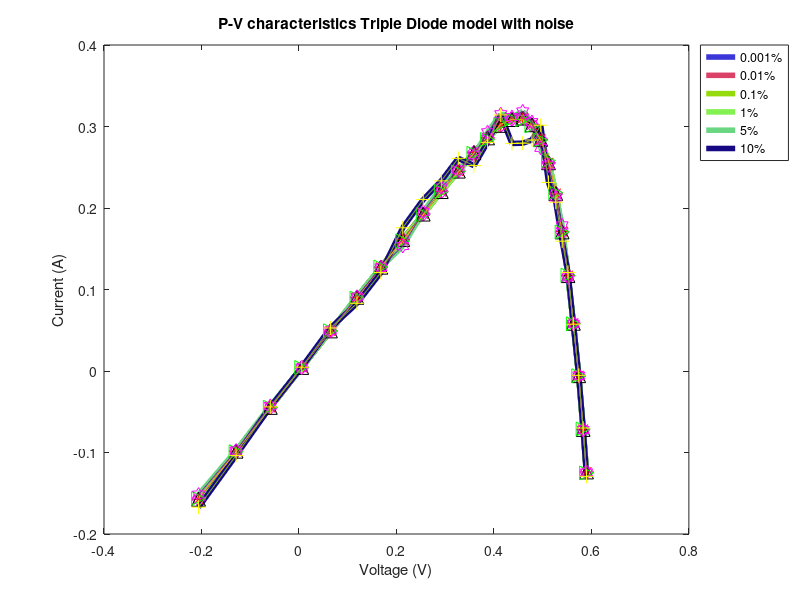

MATLAB code for this plot:

p1=[...
-2.06E-01	7.64E-01	7.64E-01	7.64E-01	7.64E-01	7.64E-01	7.64E-01	7.58E-01	7.58E-01	7.36E-01	7.36E-01	8.11E-01	8.11E-01
-1.29E-01	7.62E-01	7.62E-01	7.62E-01	7.62E-01	7.63E-01	7.63E-01	7.67E-01	7.67E-01	7.57E-01	7.57E-01	8.03E-01	8.03E-01
-5.88E-02	7.61E-01	7.61E-01	7.61E-01	7.61E-01	7.60E-01	7.60E-01	7.56E-01	7.56E-01	7.28E-01	7.28E-01	7.49E-01	7.49E-01
5.70E-03	7.61E-01	7.61E-01	7.61E-01	7.61E-01	7.60E-01	7.60E-01	7.58E-01	7.58E-01	7.34E-01	7.34E-01	8.24E-01	8.24E-01
6.46E-02	7.60E-01	7.60E-01	7.60E-01	7.60E-01	7.61E-01	7.61E-01	7.65E-01	7.65E-01	7.66E-01	7.66E-01	8.17E-01	8.17E-01
1.19E-01	7.59E-01	7.59E-01	7.59E-01	7.59E-01	7.60E-01	7.60E-01	7.52E-01	7.52E-01	7.66E-01	7.66E-01	6.98E-01	6.98E-01
1.68E-01	7.57E-01	7.57E-01	7.57E-01	7.57E-01	7.58E-01	7.58E-01	7.59E-01	7.59E-01	7.57E-01	7.57E-01	7.19E-01	7.19E-01
2.13E-01	7.57E-01	7.57E-01	7.57E-01	7.57E-01	7.57E-01	7.57E-01	7.50E-01	7.50E-01	7.20E-01	7.20E-01	8.25E-01	8.25E-01
2.55E-01	7.56E-01	7.56E-01	7.55E-01	7.55E-01	7.55E-01	7.55E-01	7.52E-01	7.52E-01	7.66E-01	7.66E-01	8.25E-01	8.25E-01
2.92E-01	7.54E-01	7.54E-01	7.54E-01	7.54E-01	7.54E-01	7.54E-01	7.55E-01	7.55E-01	7.71E-01	7.71E-01	7.99E-01	7.99E-01
3.27E-01	7.50E-01	7.50E-01	7.51E-01	7.51E-01	7.50E-01	7.50E-01	7.47E-01	7.47E-01	7.55E-01	7.55E-01	7.98E-01	7.98E-01
3.59E-01	7.47E-01	7.47E-01	7.47E-01	7.47E-01	7.46E-01	7.46E-01	7.44E-01	7.44E-01	7.37E-01	7.37E-01	7.02E-01	7.02E-01
3.87E-01	7.39E-01	7.39E-01	7.39E-01	7.39E-01	7.39E-01	7.39E-01	7.34E-01	7.34E-01	7.57E-01	7.57E-01	7.25E-01	7.25E-01
4.14E-01	7.28E-01	7.28E-01	7.28E-01	7.28E-01	7.28E-01	7.28E-01	7.31E-01	7.31E-01	7.61E-01	7.61E-01	7.59E-01	7.59E-01
4.37E-01	7.07E-01	7.07E-01	7.07E-01	7.07E-01	7.06E-01	7.06E-01	7.07E-01	7.07E-01	7.13E-01	7.13E-01	6.39E-01	6.39E-01
4.59E-01	6.76E-01	6.76E-01	6.76E-01	6.76E-01	6.76E-01	6.76E-01	6.72E-01	6.72E-01	6.94E-01	6.94E-01	6.09E-01	6.09E-01
4.78E-01	6.32E-01	6.32E-01	6.32E-01	6.32E-01	6.32E-01	6.32E-01	6.29E-01	6.29E-01	6.39E-01	6.39E-01	5.93E-01	5.93E-01
4.96E-01	5.73E-01	5.73E-01	5.73E-01	5.73E-01	5.73E-01	5.73E-01	5.71E-01	5.71E-01	5.52E-01	5.52E-01	6.08E-01	6.08E-01
5.12E-01	4.99E-01	4.99E-01	4.99E-01	4.99E-01	4.99E-01	4.99E-01	5.04E-01	5.04E-01	4.93E-01	4.93E-01	4.52E-01	4.52E-01
5.27E-01	4.13E-01	4.13E-01	4.13E-01	4.13E-01	4.13E-01	4.13E-01	4.15E-01	4.15E-01	4.04E-01	4.04E-01	3.93E-01	3.93E-01
5.40E-01	3.17E-01	3.17E-01	3.16E-01	3.16E-01	3.16E-01	3.16E-01	3.16E-01	3.16E-01	3.31E-01	3.31E-01	2.95E-01	2.95E-01
5.52E-01	2.12E-01	2.12E-01	2.12E-01	2.12E-01	2.12E-01	2.12E-01	2.13E-01	2.13E-01	2.08E-01	2.08E-01	2.19E-01	2.19E-01
5.63E-01	1.04E-01	1.04E-01	1.04E-01	1.04E-01	1.04E-01	1.04E-01	1.03E-01	1.03E-01	1.03E-01	1.03E-01	1.02E-01	1.02E-01
5.74E-01	-1.00E-02	-1.00E-02	-1.00E-02	-1.00E-02	-1.00E-02	-1.00E-02	-1.01E-02	-1.01E-02	-9.85E-03	-9.85E-03	-9.27E-03	-9.27E-03
5.83E-01	-1.23E-01	-1.23E-01	-1.23E-01	-1.23E-01	-1.23E-01	-1.23E-01	-1.22E-01	-1.22E-01	-1.24E-01	-1.24E-01	-1.20E-01	-1.20E-01
5.90E-01	-2.10E-01	-2.10E-01	-2.10E-01	-2.10E-01	-2.10E-01	-2.10E-01	-2.12E-01	-2.12E-01	-2.11E-01	-2.11E-01	-2.19E-01	-2.19E-01

];

Vp=p1(:,1);


col2=['b','g','r','c','m','y','k','b','g','r','m','m','y','k','r','c','m','y','k','b','g','r'];
col1=['x','+','*','s','d','v','^','<','>','p','h','x','+','*','s','d','v','^','<','>','p','h'];
colors = rand(14, 3);
for i=2:2:12
    
    Ip=p1(:,i);
    plot(Vp,Vp.*Ip,'Color', colors(i, :),'LineWidth',4)
    hold on
end
for i=3:2:13
    
    Ie=p1(:,i);
    plot(Vp,Vp.*Ie,'Marker',col1(i),'MarkerEdgeColor',col2(i),'MarkerSize',10)
    hold on
end

title('P-V characteristics Triple Diode model with noise')
xlabel('Voltage (V)');
ylabel('Current (A)');
legend('0.001%',	'0.01%',	'0.1%',	'1%',	'5%',...
    '10%',	'Location','NorthEastOutside')

